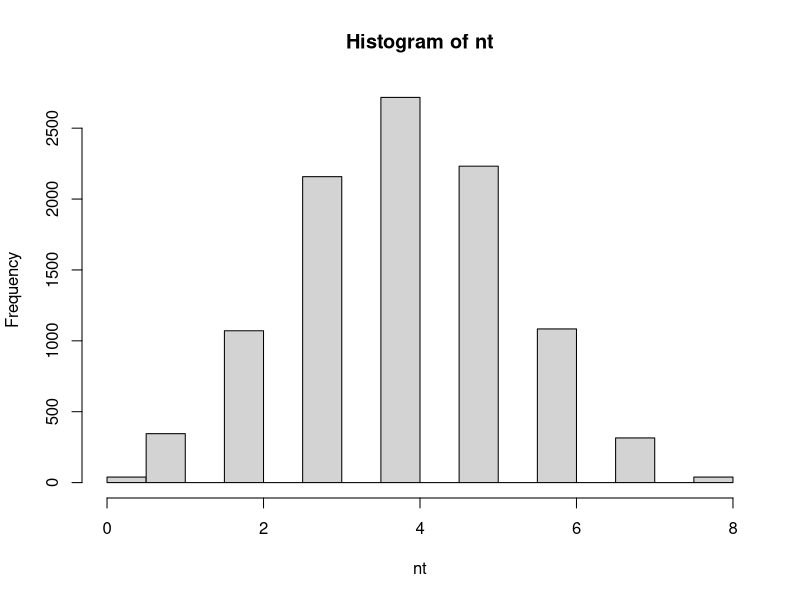
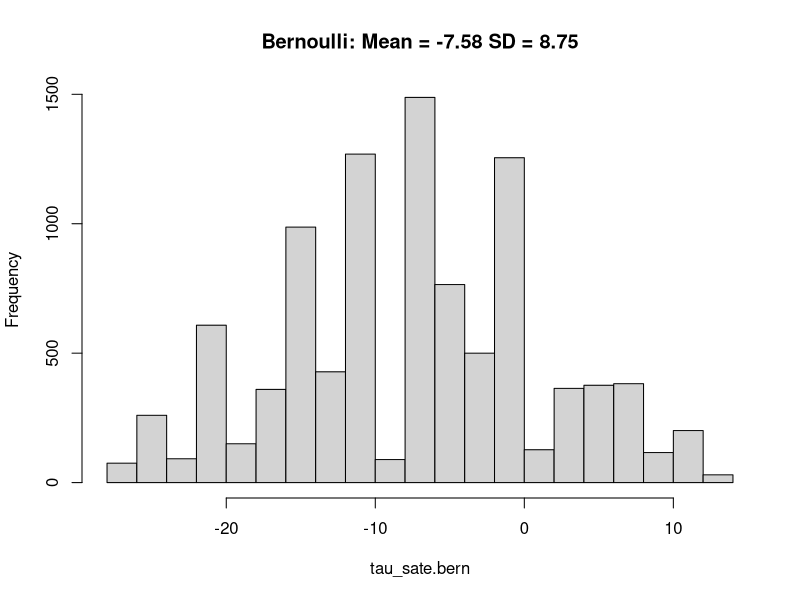
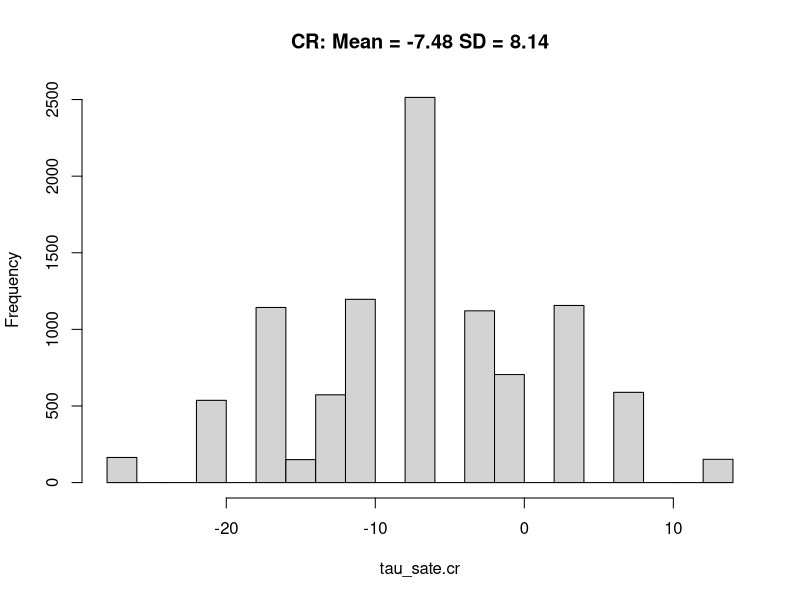

These charts were generated, in order, by the following R code:
rm(list = ls())
set.seed(51)

## - Input the data from Figure 18.2 in Gelman, Hill Vehtari
name = c("Audrey", "Anna", "Bob", "Bill", "Caitlin", "Cara", "Dave", "Doug")
female = c(1,1,0,0,1,1,0,0)
age = c(40,40,50,50,60,60,70,70)
treatment = c(0,0,0,0,1,1,1,1)
y0 = c(140,140,150,150,160,160,170,170)
y1 = c(135,135,140,140,155,155,160,160)
y = y0
y[treatment==1] = y1[treatment==1]

print(cbind(name, female, age, treatment, y0, y1, y))

n = length(name)
tau_sate.true = mean(y1) - mean(y0)
tau_sate.true

tau_sate.est = mean(y[treatment==1]) - mean(y[treatment==0])
tau_sate.est

## - Illustration of randomization-based inference under various
#    assignment mechanisms

# ---- Bernoulli Trial
q = 0.5 #probability of each individual being treated
Z= rbinom(n,1,q)
y = y0  # Recalculate values for y based off new assignment vector Z
y[Z==1] = y1[Z==1]
print(cbind(name, female, age, Z, y0, y1, y))
mean(y[Z==1]) - mean(y[Z==0])

# Repeat the Bernoulli trial to get the randomization distribution
#  note: could enumerate every possible Z.bern, but we will simulate
#        more 'reps' than necessary as a general procedure
n_reps = 10000
Z.bern = matrix(NA, n_reps,n) # a matrix to store all of the different Z vectors
for (i in 1:n_reps)
  Z.bern[i,] = rbinom(n,1,q)

# Look at the assignment for a single randomization
print(cbind(name, female, age, Z.bern[551,], y0, y1))
mean(y1[Z.bern[551,]==1]) - mean(y0[Z.bern[551,]==0])

# Look at the distribution of n_t across all randomizations
nt = rowSums(Z.bern) 
hist(nt)

# Calculate the mean difference between treated/control for each 
# randomization
tau_sate.bern = rep(NA, n_reps)
for (i in 1:n_reps)
  tau_sate.bern[i] = mean(y1[Z.bern[i,]==1]) - mean(y0[Z.bern[i,]==0])

# look what happens when the number of treated is either 0 or 8
tau_sate.bern[which(nt==0)]
tau_sate.bern[which(nt==n)]
table(is.na(tau_sate.bern))

m.bern = round(mean(tau_sate.bern, na.rm = TRUE), 2)
sd.bern = round(sd(tau_sate.bern, na.rm = TRUE), 2)
hist(tau_sate.bern, main = paste("Bernoulli: Mean = ", m.bern, " SD = ", sd.bern, sep=""))



# ---- Completely Randomized Design
Z = sample(c(rep(0,4), rep(1,4)), 8)
y = y0  # Recalculate values for y based off new assignment vector Z
y[Z==1] = y1[Z==1]
print(cbind(name, female, age, Z, y0, y1,y))
mean(y[Z==1]) - mean(y[Z==0])

# Repeat the completely randomized trial to get the randomization distribution
#  note: could enumerate every possible Z.bern, but we will simulate
#        more 'reps' than necessary as a general procedure
n_reps = 10000
Z.cr = matrix(NA, n_reps,n) # a matrix to store all of the different Z vectors
for (i in 1:n_reps)
  Z.cr[i,] = sample(c(rep(0,4), rep(1,4)), 8)

# Look at the assignment for a single randomization
print(cbind(name, female, age, Z.cr[551,], y0, y1))
mean(y1[Z.cr[551,]==1]) - mean(y0[Z.cr[551,]==0])

# Calculate the mean difference between treated/control for each randomization
tau_sate.cr = rep(NA, n_reps)
for (i in 1:n_reps)
  tau_sate.cr[i] = mean(y1[Z.cr[i,]==1]) - mean(y0[Z.cr[i,]==0])

m.cr = round(mean(tau_sate.cr), 2)
sd.cr = round(sd(tau_sate.cr), 2)
hist(tau_sate.cr, main = paste("CR: Mean = ", m.cr, " SD = ", sd.cr, sep=""))

